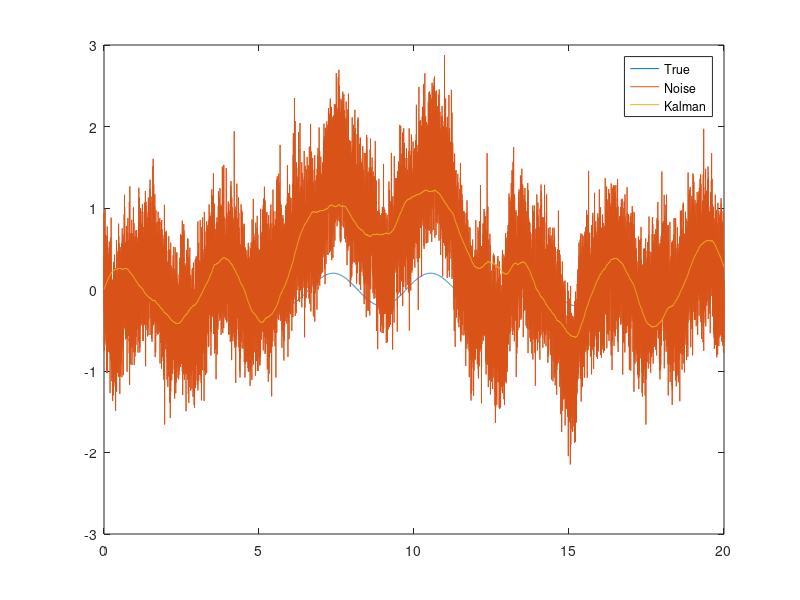
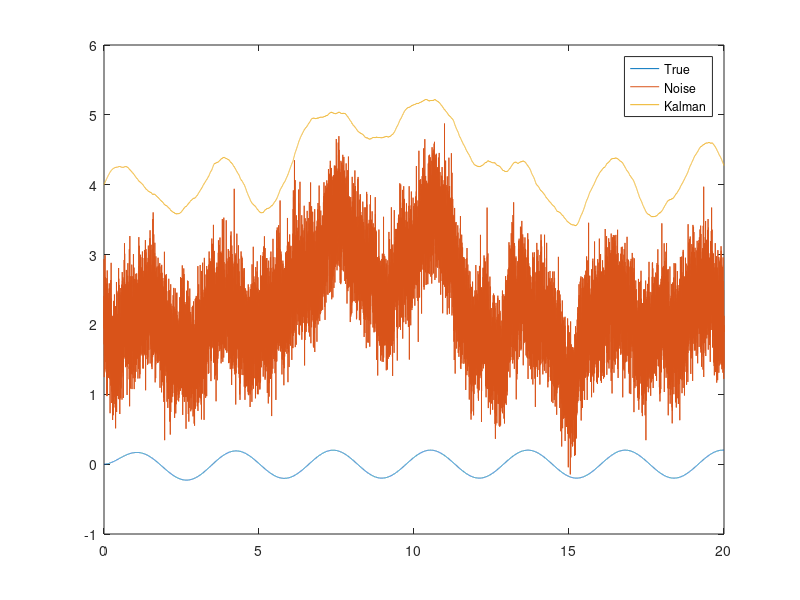

MATLAB code for these plots, in order:
%%%%%%%%%%%%%%%%%%%%%%%%%%%%%%%%%%%%%%%%%%%%%%%%%%%%%%%%%%%%%%%%%%%%%%%%%%%
%%%%%%%%%%%%%%%%%%%%%%%%%%%%%%%%%%%%%%%%%%%%%%%%%%%%%%%%%%%%%%%%%%%%%%%%%%%
%% MCK noise

clear all;
close all;
clc;

%% initial value
x_0 = 0;
v_0 = 0;

m = 1;
c = 2;
k = 1;

%%%%%%%%%%%%%%%%%%%%%%%%%%%%%%%%%%%%%%%%%%%%%%%%%%%%%%%%%%%%%%%%%%%%%%%%%%%
%%%%%%%%%%%%%%%%%%%%%%%%%%%%%%%%%%%%%%%%%%%%%%%%%%%%%%%%%%%%%%%%%%%%%%%%%%%
%% numerical solution

dt = 0.001;

% initial and final time

ti = 0;
tf = 20;

t = [ti:dt:tf-dt]';

%% how many points are utilized in loop

length_of_loop = (tf - ti)/dt;

%% input
F = cos(2*t);

%%%%%%%%%%%%%%%%%%%%%%%%%%%%%%%%%%%%%%%%%%%%%%%%%%%%%%%%%%%%%%%%%%%%%%%%%%%
%%%%%%%%%%%%%%%%%%%%%%%%%%%%%%%%%%%%%%%%%%%%%%%%%%%%%%%%%%%%%%%%%%%%%%%%%%%
%% KALMAN FILTER DESIGN

% Simulate falling in air, and watch the filter track it
tru=zeros(length_of_loop,2); % kalman dynamics
trutr =zeros(length_of_loop,2);% norm dynamics
tru_noisy =zeros(length_of_loop,2); % noisy dynamic 
tru_noisy_out =zeros(length_of_loop,2); % noisy out dynamic 
tru_output = zeros(length_of_loop,2);

tru(1,:)=[x_0 v_0];



%% System matrices
Atr = [1,          dt;
       -k*dt/m,    (1 - dt*c/m)];
   
Btr = [0;
       dt/m];
   
Cout = [1, 0;
        0, 1];
   
   
%%%%%%%%%%%%%%%%%%%%%%%%%%%%%%%%%%%%%%%%%%%%%%%%%%%%%%%%%%%%%%%%%%%%%%%%
%% kalman parameters

% Measurement noise variance
MNstd = 0.4;
MNV = MNstd*MNstd;
% Process noise variance
PNstd = 0.02;
PNV = PNstd*PNstd;

% for position
Bparam = dt;
Fparam = 1;
Qparam = 0.0001*PNV;
Hparam = 1;
Rparam = 0.1*MNV;

xHatPos = zeros(length_of_loop,1);
yHatPos = zeros(length_of_loop,1);
Ppos  = zeros(length_of_loop,1);
Spos = zeros(length_of_loop,1);

xHatVel = zeros(length_of_loop,1);
yHatVel = zeros(length_of_loop,1);
PVel  = zeros(length_of_loop,1);
SVel = zeros(length_of_loop,1);

%% kalman parameters
%%%%%%%%%%%%%%%%%%%%%%%%%%%%%%%%%%%%%%%%%%%%%%%%%%%%%%%%%%%%%%%%%%%%%%%%

%% KALMAN FILTER DESIGN
%%%%%%%%%%%%%%%%%%%%%%%%%%%%%%%%%%%%%%%%%%%%%%%%%%%%%%%%%%%%%%%%%%%%%%%%%%%
%%%%%%%%%%%%%%%%%%%%%%%%%%%%%%%%%%%%%%%%%%%%%%%%%%%%%%%%%%%%%%%%%%%%%%%%%%%

   
for i = 1 : 1 : length_of_loop - 1
    
    noise_process = PNstd*randn(2,1);
    noise_measurement = MNstd*randn(2,1);
    
    %% true system dynamic
    trutr(i+1,:) = Atr*trutr(i,:)' + Btr*F(i);
     
    %% noisy dynamic
    tru_noisy(i+1,:) = Atr*tru_noisy(i,:)' + Btr*F(i) + noise_process;
    tru_noisy_out(i+1,:) = Cout*tru_noisy(i+1,:)' + noise_measurement;

    %%%%%%%%%%%%%%%%%%%%%%%%%%%%%%%%%%%%%%%%%%%%%%%%%%%%%%%%%%%%%%%%%%%%%%%
    %% kalman dynamic
    
    %%%%%%%%%%%%%%%%%%%%%
    %% for position
    
    %State
    xHatPos(i+1,1) = Fparam*xHatPos(i,1) + Bparam*F(i);

    % State uncertainty
    Ppos(i+1,1)=Fparam*Ppos(i,1)*Fparam' + Qparam;

    %% Update    

    % Innovation or measurement residual
    yHatPos(i+1,1) = tru_noisy_out(i+1,1)-Hparam*xHatPos(i+1,1);

    % Innovation (or residual) covariance
    Spos(i+1,1) = Hparam*Ppos(i+1,1)*Hparam'+Rparam;

    K = Ppos(i+1,1)*Hparam'* inv(Spos(i+1,1));

    xHatPos(i+1,1) = xHatPos(i+1,1) + K*yHatPos(i+1,1);

    Ppos(i+1,1) = (1-K*Hparam)*Ppos(i+1,1);    
    
    %% for position
    %%%%%%%%%%%%%%%%%%%%%
    
    
    %% kalman dynamic
    %%%%%%%%%%%%%%%%%%%%%%%%%%%%%%%%%%%%%%%%%%%%%%%%%%%%%%%%%%%%%%%%%%%%%%%
    
    %% true output of kalman filter
    tru_output(i+1,:) = tru_noisy_out(i+1,:);
  
end

figure
plot(t,trutr(:,1))
hold on
plot(t,tru_noisy_out(:,1))
hold on
plot(t,xHatPos(:,1))
legend('True','Noise','Kalman')

Meas_err_noise = trutr(:,1) - tru_noisy_out(:,1);
Meas_Err_noise_cov = sum(Meas_err_noise.*Meas_err_noise)/length(Meas_err_noise)

Meas_err_kalman = trutr(:,1) - xHatPos(:,1);
Meas_Err_kalman_cov = sum(Meas_err_kalman.*Meas_err_kalman)/length(Meas_err_kalman)

figure
plot(t,trutr(:,1))
hold on
plot(t,2 + tru_noisy_out(:,1))
hold on
plot(t,4 + xHatPos(:,1))
legend('True','Noise','Kalman')



